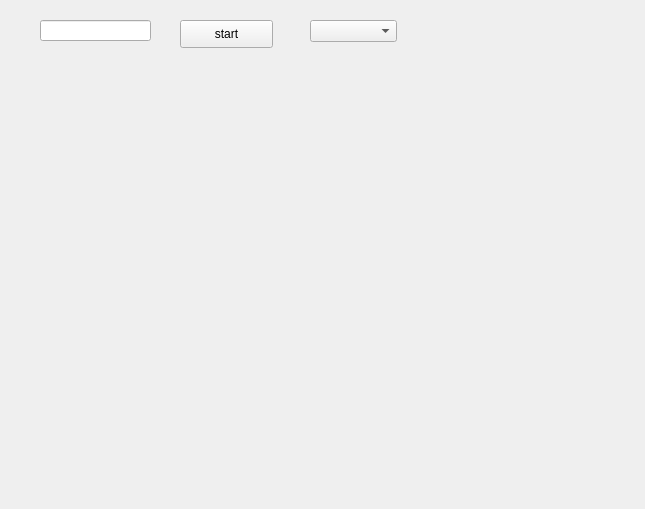
<?xml version="1.0" encoding="UTF-8"?>
<ui version="4.0">
 <class>Widget</class>
 <widget class="QWidget" name="Widget">
  <property name="geometry">
   <rect>
    <x>0</x>
    <y>0</y>
    <width>645</width>
    <height>509</height>
   </rect>
  </property>
  <property name="windowTitle">
   <string>Widget</string>
  </property>
  <widget class="QLineEdit" name="lineEdit">
   <property name="geometry">
    <rect>
     <x>40</x>
     <y>20</y>
     <width>111</width>
     <height>21</height>
    </rect>
   </property>
  </widget>
  <widget class="QPushButton" name="btnStart">
   <property name="geometry">
    <rect>
     <x>180</x>
     <y>20</y>
     <width>93</width>
     <height>28</height>
    </rect>
   </property>
   <property name="text">
    <string>start</string>
   </property>
  </widget>
  <widget class="QWidget" name="gridLayoutWidget">
   <property name="geometry">
    <rect>
     <x>10</x>
     <y>110</y>
     <width>621</width>
     <height>391</height>
    </rect>
   </property>
   <layout class="QGridLayout" name="gridLayout"/>
  </widget>
  <widget class="QComboBox" name="comboBox">
   <property name="geometry">
    <rect>
     <x>310</x>
     <y>20</y>
     <width>87</width>
     <height>22</height>
    </rect>
   </property>
  </widget>
  <widget class="QLabel" name="infoMsg">
   <property name="geometry">
    <rect>
     <x>40</x>
     <y>70</y>
     <width>531</width>
     <height>21</height>
    </rect>
   </property>
   <property name="styleSheet">
    <string notr="true">color:red</string>
   </property>
   <property name="text">
    <string/>
   </property>
  </widget>
 </widget>
 <layoutdefault spacing="6" margin="11"/>
 <resources/>
 <connections/>
</ui>
